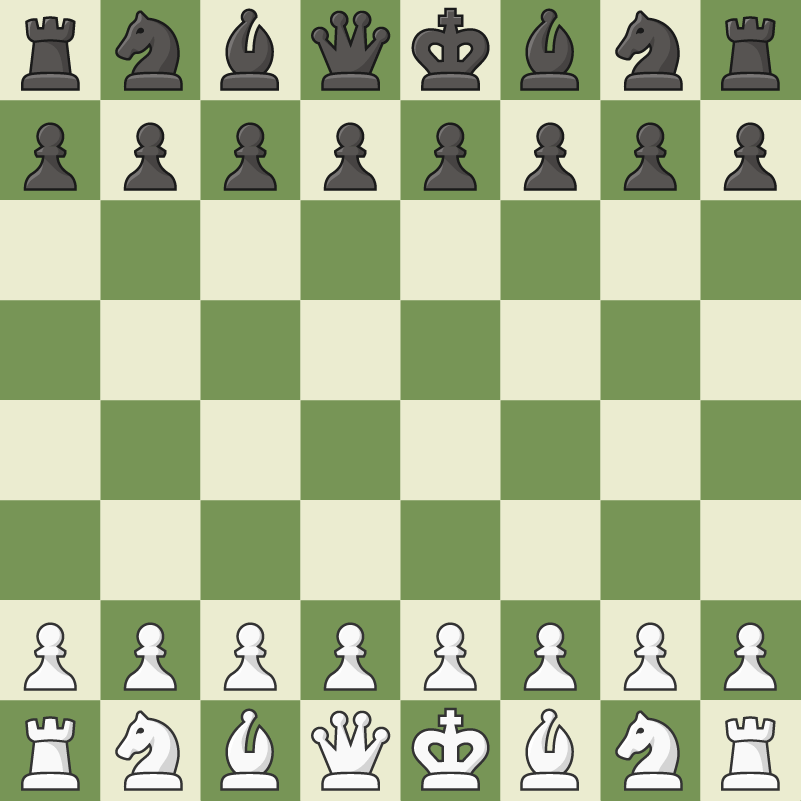
#> input picture test_image.png, 801 x 801 px
$ jupyter execute final_assignment.ipynb   (shell and % lines are left out)
#> lines starting #> are read from the running program, lines starting #| are printed output that depends on the picture; after the words box and inside, x2 and y2 are one past the last pixel; in counts of white or black regions, pixels touching at a corner belong together
[cell 1]

import cv2
import time
from copy import copy
from scipy import stats
import numpy as np
from matplotlib import pyplot as plt

[cell 2]
img = cv2.imread('test_image.png')
#> img is the input picture: shape (801, 801, 3); mean B, G, R 144.8, 183.8, 170.8

[cell 3]
found, corners = cv2.findChessboardCorners(img, (7,7))
#> found = True; corners = 49 rows, first 8: [99.78, 99.57], [199.8, 99.57], [299.8, 99.57], [399.8, 99.57], [499.8, 99.57], [599.8, 99.57], [699.8, 99.57], [99.82, 199.6]
corner_img = copy(img)
cv2.drawChessboardCorners(corner_img, (7,7), corners, found)
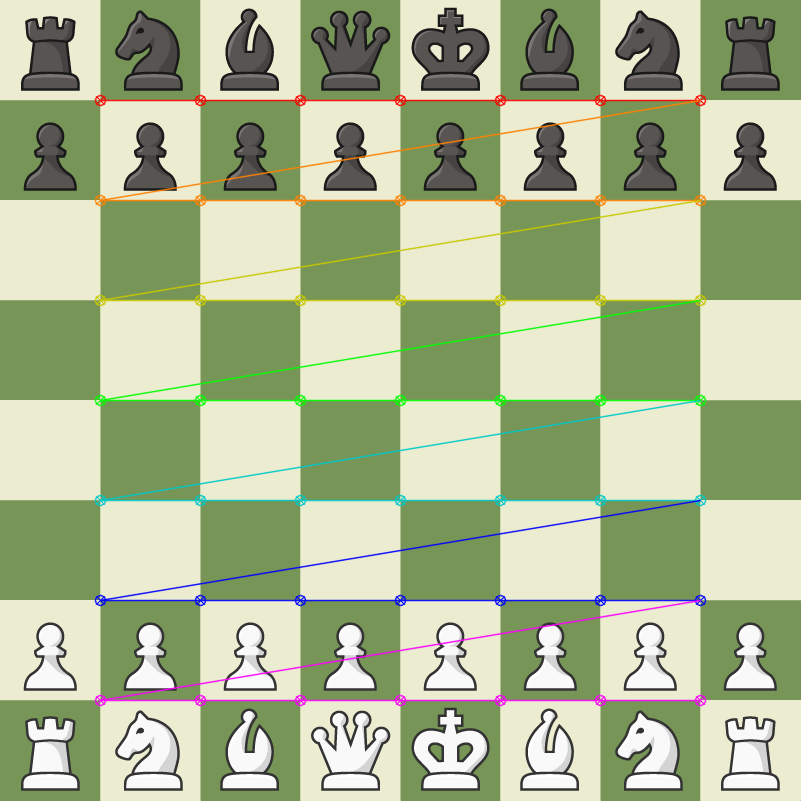
#> corner_img: shape (801, 801, 3); 4.27% of pixels changed, all inside (x1, y1, x2, y2) = (94, 94, 707, 707)
len(corners)
#> Out = 49

[cell 4]
plt.imshow(img)

[cell 5]
plt.imshow(corner_img)

[cell 6]
chessboard = np.empty((8,8), dtype='object')
corner_array = np.array(corners).reshape(7, 7, 2)
corner_array = np.swapaxes(corner_array, 0, 1)

[cell 7]
width, height, channels = img.shape
#> width = 801; height = 801; channels = 3
for y in range(8):
    for x in range(8):
        top_left = np.copy(corner_array[max(0, x-1)][max(0, y-1)]) + 1
        if x == 0: top_left[0] = 0
        if y == 0: top_left[1] = 0

        bot_right = np.copy(corner_array[min(6, x)][min(6, y)])
        if x == 7: bot_right[0] = width-1
        if y == 7: bot_right[1] = height-1

        chessboard[x][7 - y] = img[
            round(top_left[1]):round(bot_right[1]),
            round(top_left[0]):round(bot_right[0])
        ]

[cell 8]
image = chessboard[1][1]
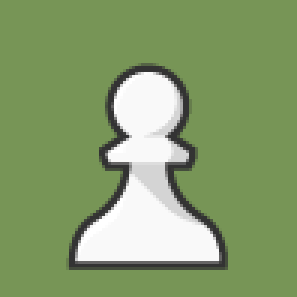
#> image: shape (99, 99, 3) (shown 3 times larger); mean of channels 0, 1, 2 108.9, 158.1, 134.7; drawn as B, G, R
edge = cv2.Canny(image, 0, 255)
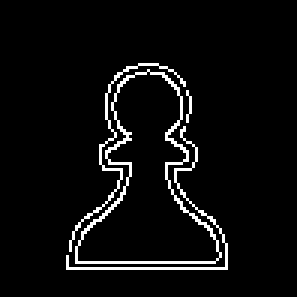
#> edge: shape (99, 99) (shown 3 times larger); 4.9% white in thin lines or dots, all inside (x1, y1, x2, y2) = (22, 21, 76, 90)
plt.imshow(edge)
